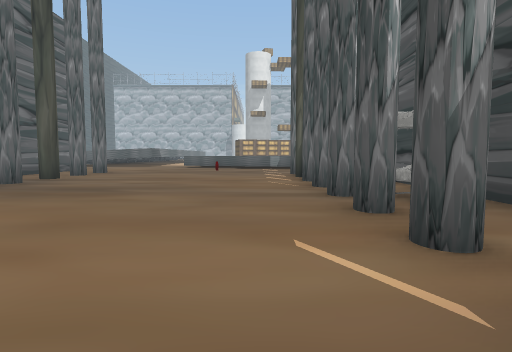
view 1 (above)

21 first-person views from a walk through a scene from a Unity 3-D project. The camera is 1.2 m above the floor, tilts 4° down and sees 80° across. The floor is counted in squares, 2 m on a side. Each view is taken from the middle of a square. On the plan, view 1 faces up. The plan holds only what a view shows up to about 9 squares ahead; the rest is blank. The place goes on beyond the plan. The player character is not drawn. Some animated figures are left out. Some surface patterns are stand-ins.

view 2
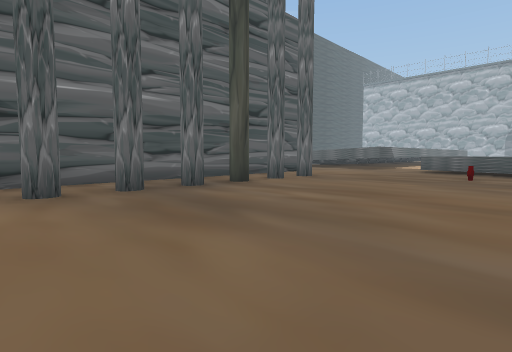

view 3
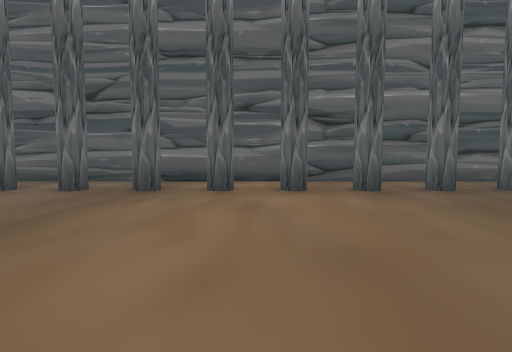

view 4
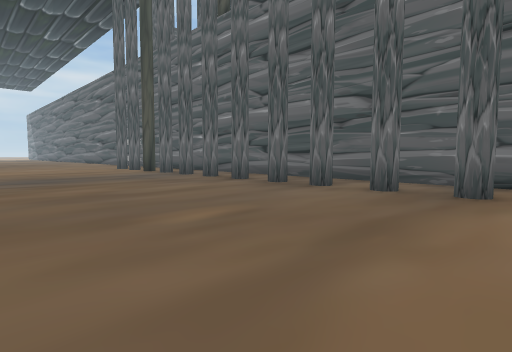

view 5
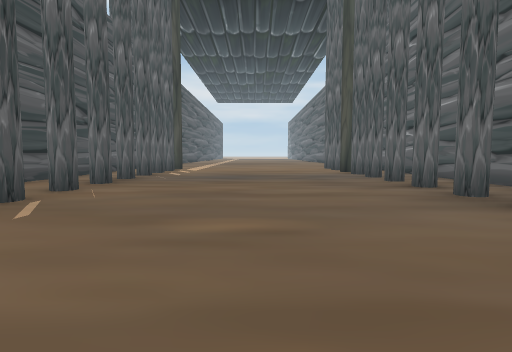

view 6
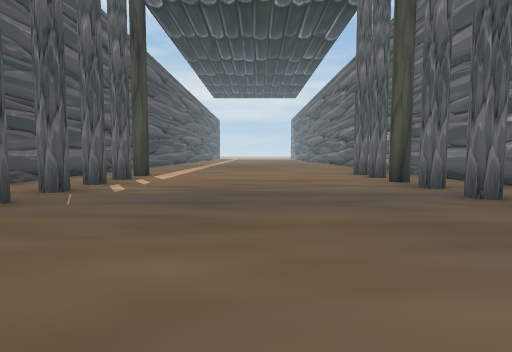

view 7
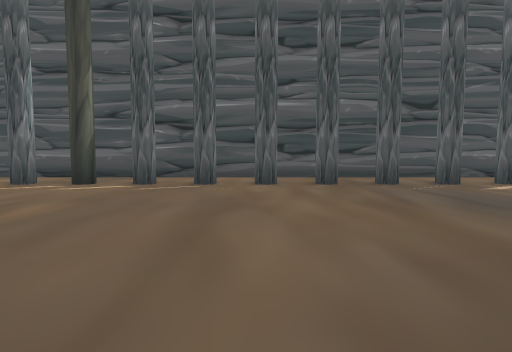

view 8
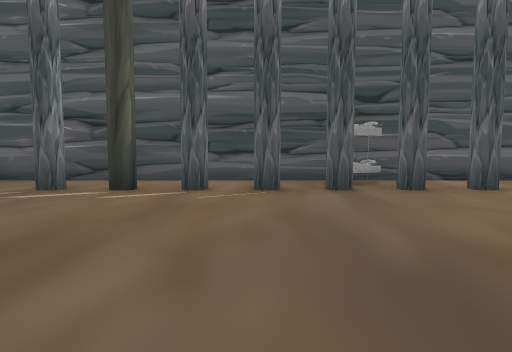

view 9
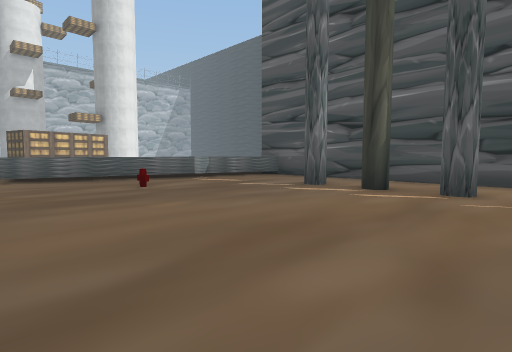

view 10
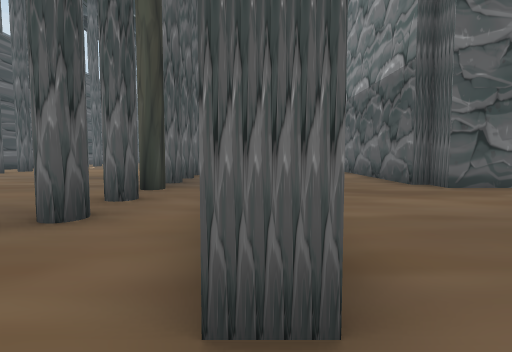

view 11
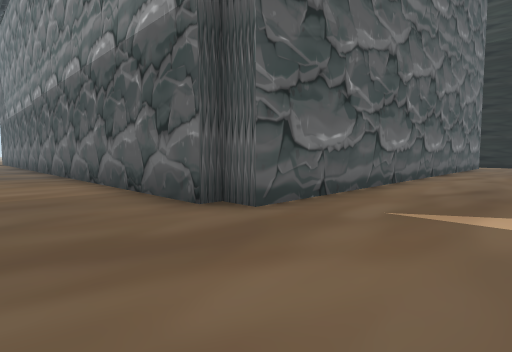

view 12
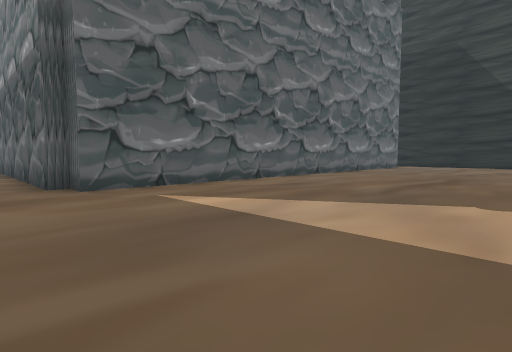

view 13
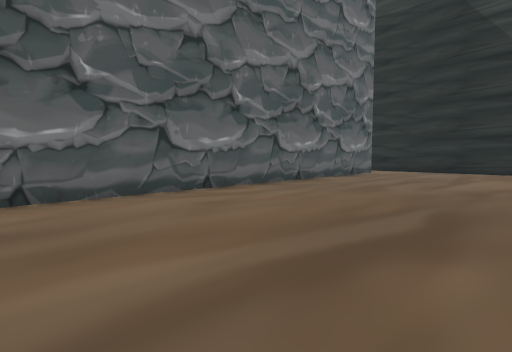

view 14
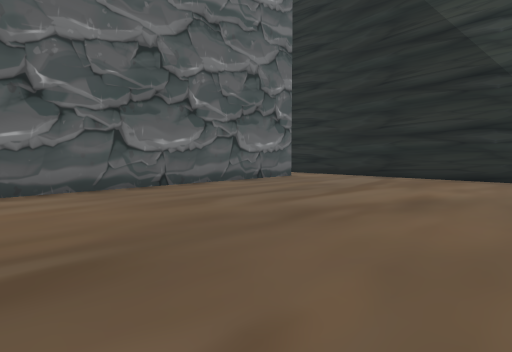

view 15
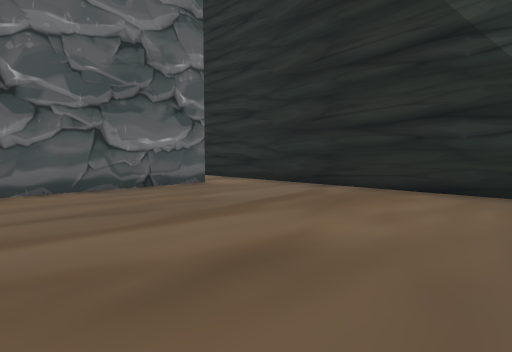

view 16
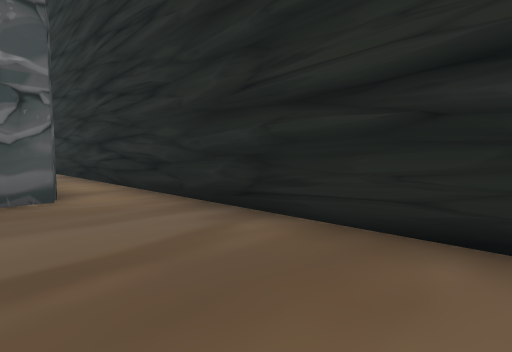

view 17
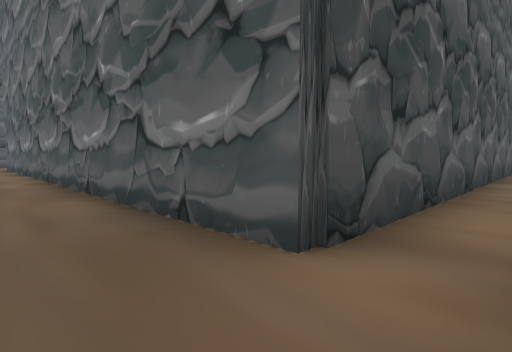

view 18
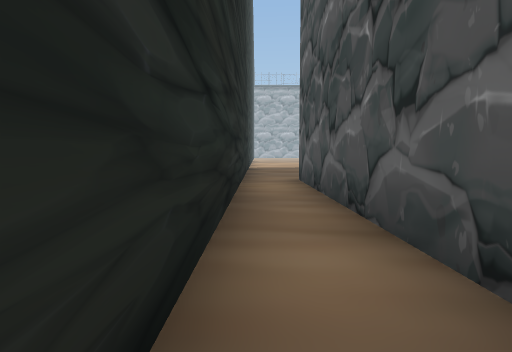

view 19
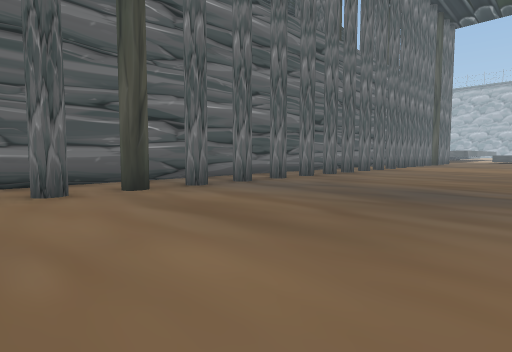

view 20
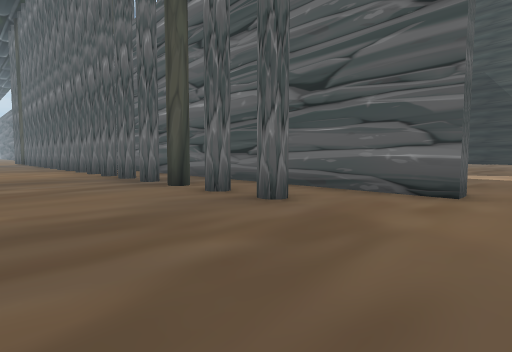

view 21
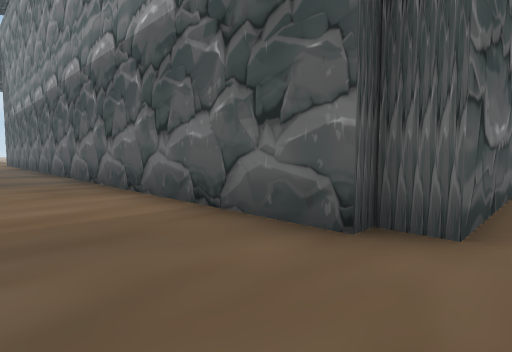

### Floor plan
Points are (right, up) in squares from view 1. A wall is a line through its corners. A room is listed if a view was taken in it or the views show most of it. See-through windows are left out.
Room 1 (views 1, 2, 3, 4, 5, 6, 7, 8, 9, 19, 20)
walls: (-6.8, 12.1) (-6.8, -11.5); (3.1, -12) (3.1, 12); (2.5, 12.3) (-1.3, 13.5)
ways out: opening at (-7, 13) to room 2; gap at (-5, -11.5); gap at (-5, -6.5); gap at (-5, -1); gap at (-5, 5); gap at (-5, 8.5); gap at (1, -8.5); gap at (1, -3.5); gap at (1, 2); gap at (1, 6)
objects: other object (-1, 12); other object (2, 4)
Room 2 (views 10, 11, 12, 13, 14, 15, 16, 17, 18, 21)
walls: (-7.4, 12.1) (-6.8, 12.1); (-25.3, 12.6) (-25.3, 0.2); (-24, -2.7) (-24, 7.5) (-10.5, 7.5) (-10.5, 6.9) (-10.1, 6.9) (-10.1, -2.7)
ways out: opening at (-7, 13) to room 1

Positions as (right, up) in squares from view 1, and headings:
1: (0, 0), facing up
2: (0, 3), facing up-left
3: (0, 2), facing left
4: (0, 1), facing down-left
5: (-2, 1), facing down
6: (-2, -3), facing down
7: (-5, -4), facing right
8: (-4, 6), facing right
9: (-4, 6), facing up-right
10: (-7, 13), facing down
11: (-8, 10), facing down-left
12: (-9, 13), facing down-left
13: (-14, 12), facing down-left
14: (-17, 13), facing down-left
15: (-20, 13), facing down-left
16: (-23, 12), facing down-left
17: (-25, 9), facing down-right
18: (-25, 0), facing up
19: (0, -12), facing up-left
20: (-2, 13), facing down-left
21: (-8, 8), facing down-left
